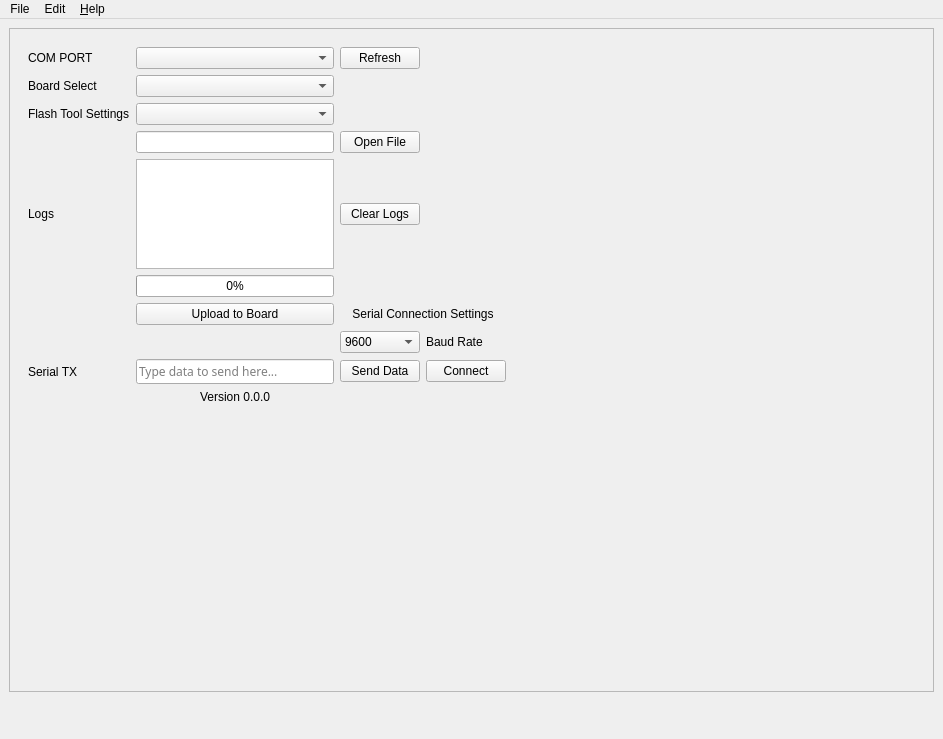
<?xml version="1.0" encoding="UTF-8"?>
<ui version="4.0">
 <author>Carter Rommelfanger</author>
 <class>MainWindow</class>
 <widget class="QMainWindow" name="MainWindow">
  <property name="geometry">
   <rect>
    <x>0</x>
    <y>0</y>
    <width>943</width>
    <height>739</height>
   </rect>
  </property>
  <property name="windowTitle">
   <string>Upload WIz</string>
  </property>
  <widget class="QWidget" name="centralwidget">
   <widget class="QFrame" name="containerWidget">
    <property name="geometry">
     <rect>
      <x>9</x>
      <y>9</y>
      <width>925</width>
      <height>664</height>
     </rect>
    </property>
    <property name="sizePolicy">
     <sizepolicy hsizetype="Expanding" vsizetype="Expanding">
      <horstretch>0</horstretch>
      <verstretch>0</verstretch>
     </sizepolicy>
    </property>
    <property name="frameShape">
     <enum>QFrame::Shape::StyledPanel</enum>
    </property>
    <property name="frameShadow">
     <enum>QFrame::Shadow::Raised</enum>
    </property>
    <widget class="QWidget" name="actualWidget" native="true">
     <property name="geometry">
      <rect>
       <x>1</x>
       <y>1</y>
       <width>523</width>
       <height>402</height>
      </rect>
     </property>
     <property name="sizePolicy">
      <sizepolicy hsizetype="Expanding" vsizetype="Expanding">
       <horstretch>0</horstretch>
       <verstretch>0</verstretch>
      </sizepolicy>
     </property>
     <layout class="QGridLayout" name="gridLayout_2">
      <property name="leftMargin">
       <number>18</number>
      </property>
      <property name="topMargin">
       <number>18</number>
      </property>
      <property name="rightMargin">
       <number>27</number>
      </property>
      <property name="bottomMargin">
       <number>27</number>
      </property>
      <item row="9" column="3">
       <widget class="QPushButton" name="serialMonitorButton">
        <property name="text">
         <string>Connect</string>
        </property>
       </widget>
      </item>
      <item row="0" column="2">
       <widget class="QPushButton" name="refreshCOMPortButton">
        <property name="text">
         <string>Refresh</string>
        </property>
       </widget>
      </item>
      <item row="1" column="0">
       <widget class="QLabel" name="boardSelectLabel">
        <property name="text">
         <string>Board Select</string>
        </property>
       </widget>
      </item>
      <item row="9" column="1">
       <widget class="QLineEdit" name="serialTXBox">
        <property name="font">
         <font>
          <family>FiraCode Nerd Font</family>
         </font>
        </property>
        <property name="placeholderText">
         <string>Type data to send here...</string>
        </property>
       </widget>
      </item>
      <item row="2" column="0">
       <widget class="QLabel" name="label_5">
        <property name="text">
         <string>Flash Tool Settings</string>
        </property>
       </widget>
      </item>
      <item row="9" column="2">
       <widget class="QPushButton" name="sendTXDataButton">
        <property name="text">
         <string>Send Data</string>
        </property>
       </widget>
      </item>
      <item row="8" column="2">
       <widget class="QComboBox" name="baudRateBox">
        <item>
         <property name="text">
          <string>9600</string>
         </property>
        </item>
        <item>
         <property name="text">
          <string>115200</string>
         </property>
        </item>
        <item>
         <property name="text">
          <string>38400</string>
         </property>
        </item>
        <item>
         <property name="text">
          <string>57600</string>
         </property>
        </item>
       </widget>
      </item>
      <item row="3" column="1">
       <widget class="QLineEdit" name="fileName"/>
      </item>
      <item row="4" column="2">
       <widget class="QPushButton" name="clearLogsButton">
        <property name="text">
         <string>Clear Logs</string>
        </property>
       </widget>
      </item>
      <item row="9" column="0">
       <widget class="QLabel" name="label_4">
        <property name="text">
         <string>Serial TX</string>
        </property>
       </widget>
      </item>
      <item row="11" column="1">
       <widget class="QLabel" name="versionLabel">
        <property name="text">
         <string>Version 0.0.0</string>
        </property>
        <property name="alignment">
         <set>Qt::AlignmentFlag::AlignCenter</set>
        </property>
       </widget>
      </item>
      <item row="2" column="1">
       <widget class="QComboBox" name="flashToolSettings"/>
      </item>
      <item row="0" column="1">
       <widget class="QComboBox" name="serialPortsBox"/>
      </item>
      <item row="6" column="2" colspan="2">
       <widget class="QLabel" name="label_2">
        <property name="text">
         <string>Serial Connection Settings</string>
        </property>
        <property name="alignment">
         <set>Qt::AlignmentFlag::AlignCenter</set>
        </property>
       </widget>
      </item>
      <item row="6" column="1">
       <widget class="QPushButton" name="uploadBoardButton">
        <property name="text">
         <string>Upload to Board</string>
        </property>
       </widget>
      </item>
      <item row="8" column="3">
       <widget class="QLabel" name="label">
        <property name="text">
         <string>Baud Rate</string>
        </property>
       </widget>
      </item>
      <item row="3" column="2">
       <widget class="QPushButton" name="uploadButton">
        <property name="text">
         <string>Open File</string>
        </property>
       </widget>
      </item>
      <item row="4" column="0">
       <widget class="QLabel" name="label_3">
        <property name="text">
         <string>Logs</string>
        </property>
       </widget>
      </item>
      <item row="0" column="0">
       <widget class="QLabel" name="comLabel">
        <property name="text">
         <string>COM PORT</string>
        </property>
       </widget>
      </item>
      <item row="1" column="1">
       <widget class="QComboBox" name="boardSelect"/>
      </item>
      <item row="4" column="1">
       <widget class="QTextEdit" name="logText">
        <property name="font">
         <font>
          <family>FiraCode Nerd Font</family>
         </font>
        </property>
        <property name="readOnly">
         <bool>true</bool>
        </property>
       </widget>
      </item>
      <item row="5" column="1">
       <widget class="QProgressBar" name="progressBar">
        <property name="value">
         <number>0</number>
        </property>
       </widget>
      </item>
     </layout>
    </widget>
   </widget>
   <widget class="VignetteOverlay" name="vignette" native="true">
    <property name="geometry">
     <rect>
      <x>600</x>
      <y>600</y>
      <width>120</width>
      <height>80</height>
     </rect>
    </property>
   </widget>
  </widget>
  <widget class="QMenuBar" name="menubar">
   <property name="geometry">
    <rect>
     <x>0</x>
     <y>0</y>
     <width>943</width>
     <height>33</height>
    </rect>
   </property>
   <widget class="QMenu" name="menuFile">
    <property name="title">
     <string>File</string>
    </property>
    <addaction name="actionOpen_File"/>
   </widget>
   <widget class="QMenu" name="menuEdit">
    <property name="title">
     <string>Edit</string>
    </property>
    <addaction name="actionAdd_External_Flashing_Tool"/>
    <addaction name="actionAdd_External_Board_Directory"/>
    <addaction name="separator"/>
    <addaction name="action_Reload_App"/>
   </widget>
   <widget class="QMenu" name="menu_Help">
    <property name="title">
     <string>&amp;Help</string>
    </property>
    <addaction name="actionCheck_for_Updates"/>
   </widget>
   <addaction name="menuFile"/>
   <addaction name="menuEdit"/>
   <addaction name="menu_Help"/>
  </widget>
  <action name="actionOpen_File">
   <property name="text">
    <string>Open</string>
   </property>
  </action>
  <action name="actionAdd_External_Flashing_Tool">
   <property name="text">
    <string>Add External &amp;Flashing Tool Directory</string>
   </property>
  </action>
  <action name="actionAdd_External_Board_Directory">
   <property name="text">
    <string>Add External &amp;Board Directory</string>
   </property>
  </action>
  <action name="actionCheck_for_Updates">
   <property name="text">
    <string>Check for &amp;Updates</string>
   </property>
  </action>
  <action name="action_Reload_App">
   <property name="text">
    <string>&amp;Reload App</string>
   </property>
  </action>
 </widget>
 <customwidgets>
  <customwidget>
   <class>VignetteOverlay</class>
   <extends>QWidget</extends>
   <header>vignette_overlay</header>
   <container>1</container>
  </customwidget>
 </customwidgets>
 <resources>
  <include location="../assets/fonts.qrc"/>
  <include location="../assets/images.qrc"/>
 </resources>
 <connections/>
</ui>
